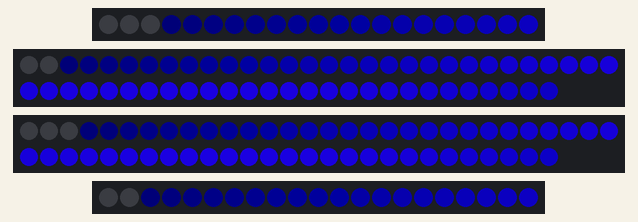
Bench run of a sketch on a simulated Arduino Uno, built with avr-gcc and run on an emulated ATmega328P. Parts: 2 × 21 RGB LEDs in strip order, left to right, 2 × 57 RGB LEDs in strip order, left to right, continuing on the next row. Dim RGB values are drawn brighter than linear; colours are those a GRB WS2812 strip shows for the declared byte order.

Above: at 0.25 s.
At 5.06 s:
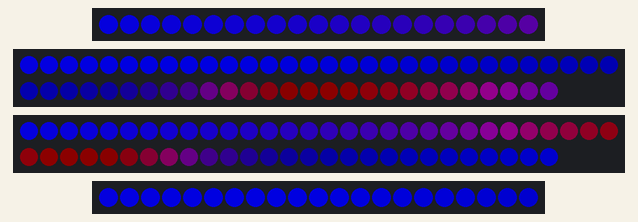
At 10.05 s:
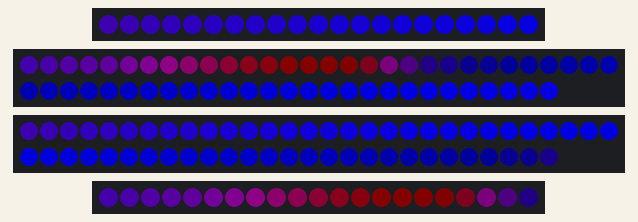
At 20.01 s:
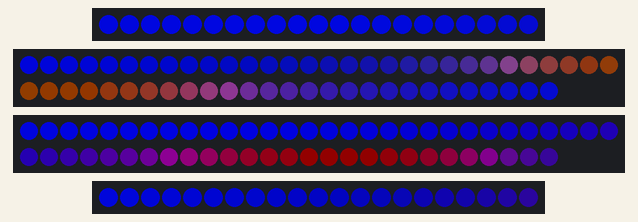
At 29.81 s:
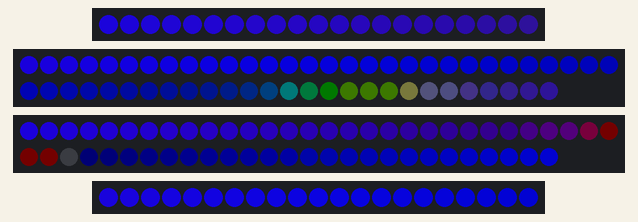
At 39.78 s:
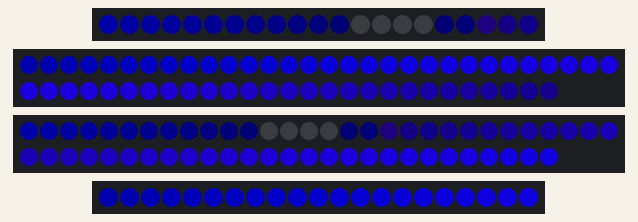

The sketch:

MUnderglow-FastLED.ino
```cpp
#include "FastLED.h"

#define PIN0 2
#define PIN1 4
#define PIN2 6
#define PIN3 8

CRGB strip0[21];
CRGB strip1[57];
CRGB strip2[57];
CRGB strip3[21];

void setup() {
  FastLED.addLeds<WS2812B, PIN0, RGB>(strip0, 21);
  FastLED.addLeds<WS2812B, PIN1, RGB>(strip1, 57);
  FastLED.addLeds<WS2812B, PIN2, RGB>(strip2, 57);
  FastLED.addLeds<WS2812B, PIN3, RGB>(strip3, 21);
}

void loop() {
  unsigned long t = millis();

  for (int i = 0; i < 156; i++) {
    int norm = i * 65535 / 156;
    setLED(
      i,
      10 * pow(sin16(t * 5 / 7) / 32767.0, 10)*pow(sin16(norm / 2 + t * 5 / 11) / 32767.0, 2),
      20 * pow(sin16(norm + t * 8 / 5) / 32767.0, 4),
      min(255, 165 * pow(cos(5 * norm - t * 53 / 50) / 32767.0 + sin16(norm + t * 4) / 32767.0, 2))
    );
  }

  FastLED.show();
}

void setLED(uint8_t idx, int r, int g, int b) {
  CRGB color = CRGB(r, g, b);
  if (idx < 21) {
    strip0[idx] = color;
  } else if (idx < 78) {
    strip1[77 - idx] = color;
  } else if (idx < 135) {
    strip2[idx - 78] = color;
  } else {
    strip3[155 - idx] = color;
  }
}
```
